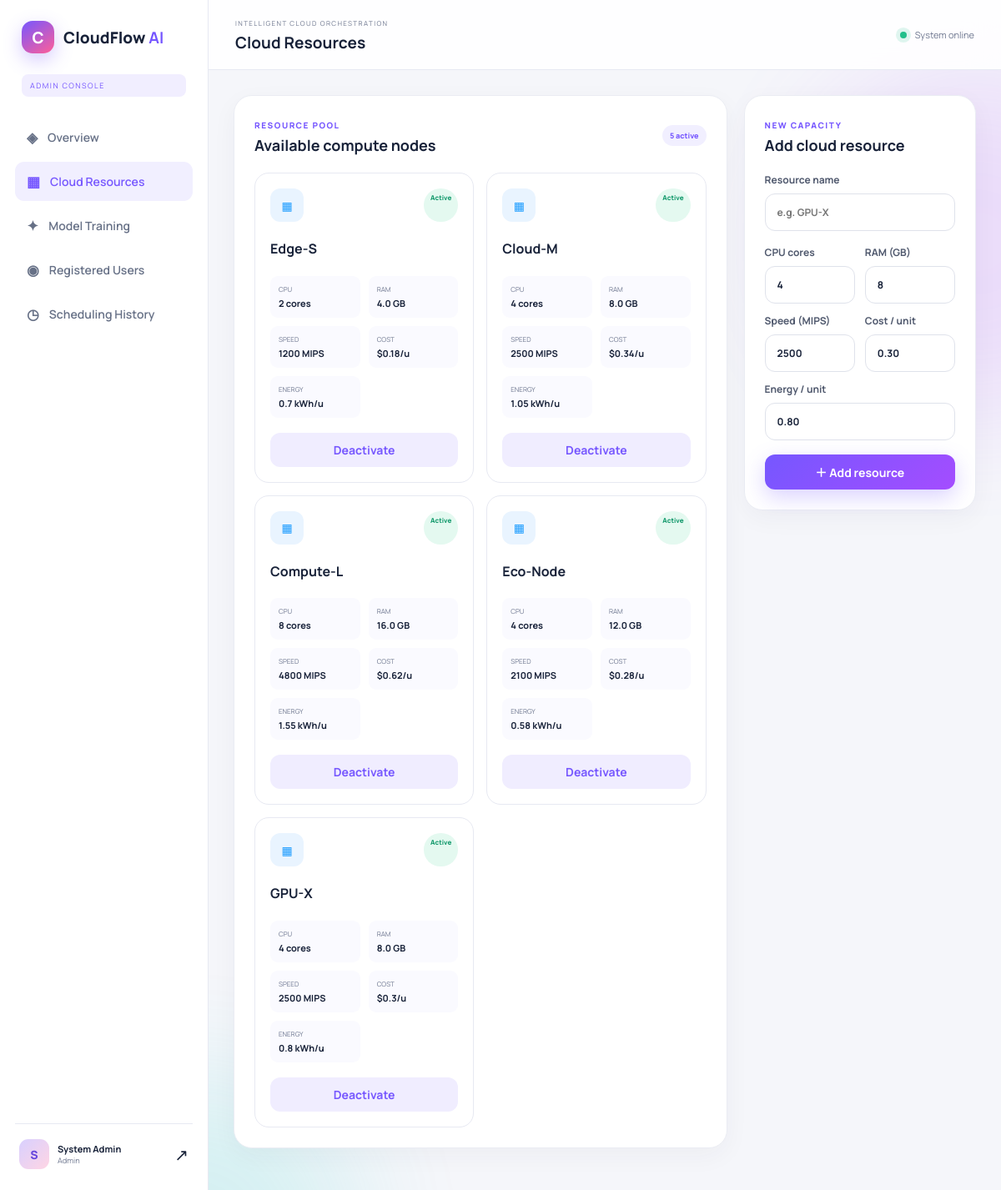
Screenshot of /admin/resources (signed in) with the database file from the repository.
### app.py (models this page shows, shortened)
class CloudResource(db.Model):
    id = db.Column(db.Integer, primary_key=True)
    name = db.Column(db.String(80), nullable=False)
    cpu = db.Column(db.Integer, nullable=False)
    ram = db.Column(db.Float, nullable=False)
    mips = db.Column(db.Float, nullable=False)
    cost = db.Column(db.Float, nullable=False)
    energy = db.Column(db.Float, nullable=False)
    active = db.Column(db.Boolean, default=True, nullable=False)

### app.py (the view, shortened to what this page needs)
    @app.route("/admin/resources", methods=["GET", "POST"])
    @admin_required
    def resources():
        return render_template("resources.html", resources=CloudResource.query.order_by(CloudResource.id).all())

### templates/resources.html (shortened to what this page needs)
{% extends 'base.html' %}
{% block page_title %}Cloud Resources{% endblock %}
{% block content %}
<div class="resource-layout"><section class="panel"><div class="panel-head"><div><small>RESOURCE POOL</small><h3>Available compute nodes</h3></div><span class="badge">{{ resources|selectattr('active')|list|length }} active</span></div><div class="resource-cards">{% for r in resources %}<article class="resource-card {{ '' if r.active else 'disabled' }}"><div class="resource-top"><span class="server-icon">▦</span><span class="status {{ 'ok' if r.active else 'late' }}">{{ 'Active' if r.active else 'Inactive' }}</span></div><h4>{{ r.name }}</h4><div class="resource-specs"><span><small>CPU</small><b>{{ r.cpu }} cores</b></span><span><small>RAM</small><b>{{ r.ram }} GB</b></span><span><small>SPEED</small><b>{{ r.mips|int }} MIPS</b></span><span><small>COST</small><b>${{ r.cost }}/u</b></span><span><small>ENERGY</small><b>{{ r.energy }} kWh/u</b></span></div><form method="post" action="{{ url_for('toggle_resource', resource_id=r.id) }}"><button class="btn btn-soft btn-block" type="submit">{{ 'Deactivate' if r.active else 'Activate' }}</button></form></article>{% endfor %}</div></section>
<section class="panel sticky-panel"><div class="panel-head"><div><small>NEW CAPACITY</small><h3>Add cloud resource</h3></div></div><form method="post" class="form-stack"><label>Resource name<input name="name" required placeholder="e.g. GPU-X"></label><div class="form-grid compact"><label>CPU cores<input type="number" name="cpu" min="1" value="4" required></label><label>RAM (GB)<input type="number" name="ram" min="1" step="0.1" value="8" required></label><label>Speed (MIPS)<input type="number" name="mips" min="100" step="10" value="2500" required></label><label>Cost / unit<input type="number" name="cost" min="0.01" step="0.01" value="0.30" required></label><label class="full">Energy / unit<input type="number" name="energy" min="0.01" step="0.01" value="0.80" required></label></div><button class="btn btn-primary btn-block" type="submit">＋ Add resource</button></form></section></div>
{% endblock %}

### static/css/style.css (style rules this page uses)
:root { --ink:#182239;--muted:#6f7890;--line:#e7e9f2;--paper:#fff;--bg:#f7f8fc;--purple:#7657ff;--purple2:#a44dff;--blue:#1a9bff;--cyan:#36d5d0;--green:#23bf8b;--orange:#ff9364;--pink:#ff5f98;--shadow:0 18px 50px rgba(38,42,75,.10);--radius:22px }
* { box-sizing:border-box }
html { scroll-behavior:smooth }
body { margin:0;color:var(--ink);font-family:Manrope,Segoe UI,sans-serif;background:var(--bg);font-size:14px }
button,input,select,textarea { font:inherit }
button { cursor:pointer }
.btn { border:0;border-radius:12px;display:inline-flex;align-items:center;justify-content:center;gap:8px;padding:11px 19px;font-weight:700;transition:.25s }
.btn-primary { color:#fff;background:linear-gradient(135deg,var(--purple),var(--purple2));box-shadow:0 9px 26px rgba(118,87,255,.27) }
.btn-soft { background:#f0edff;color:var(--purple) }
.btn-block { width:100% }
.section-heading small,.page-intro small,.welcome-card small,.admin-hero small,.training-hero small,.result-banner small,.panel-head small,.step-head small,.detail-hero small { color:var(--purple);font-weight:800;letter-spacing:1.5px;font-size:10px }
.form-stack { display:flex;flex-direction:column;gap:17px }
label { font-weight:700;font-size:12px;color:#4f586d }
input,select,textarea { display:block;width:100%;border:1px solid #dfe2eb;background:#fff;color:var(--ink);border-radius:12px;padding:13px 14px;margin-top:8px;outline:none;transition:.2s }
.app-body { background:#f5f6fa }
.panel { background:#fff;border:1px solid #eaecf3;border-radius:var(--radius);padding:24px;margin-bottom:20px;box-shadow:0 9px 30px rgba(45,48,77,.045) }
.panel-head { display:flex;align-items:center;justify-content:space-between;margin-bottom:21px }
.panel-head h3 { margin:4px 0 0;font-size:18px }
.badge,.mini-tag { font-size:9px;font-weight:800;background:#f1efff;color:var(--purple);padding:6px 9px;border-radius:20px }
.form-grid { display:grid;grid-template-columns:1fr 1fr;gap:18px }
.form-grid .full { grid-column:1/-1 }
.form-grid.compact { gap:12px }
.status { font-size:8px;font-weight:800;padding:5px 8px;border-radius:20px }
.status.ok { background:#e4f9f0;color:#159a6d }
.resource-layout { display:grid;grid-template-columns:1.7fr .8fr;gap:20px }
.resource-cards { display:grid;grid-template-columns:repeat(2,1fr);gap:15px }
.resource-card { border:1px solid var(--line);border-radius:17px;padding:18px }
.resource-top { display:flex;justify-content:space-between }
.server-icon { width:40px;height:40px;display:grid;place-items:center;border-radius:12px;background:#e9f4ff;color:var(--blue) }
.resource-card h4 { font-size:16px }
.resource-specs { display:grid;grid-template-columns:repeat(2,1fr);gap:10px;margin:18px 0 }
.resource-specs span { display:flex;flex-direction:column;background:#fafaff;padding:10px;border-radius:9px }
.resource-specs small { font-size:8px;color:var(--muted) }
.resource-specs b { font-size:11px;margin-top:4px }
.sticky-panel { align-self:start;position:sticky;top:105px }

### rows the page displays
CloudResource: active "Active", name "Edge-S", cpu "2", ram "4.0", mips "1200", cost "0.18", energy "0.7", active "Deactivate"
CloudResource: active "Active", name "Cloud-M", cpu "4", ram "8.0", mips "2500", cost "0.34", energy "1.05", active "Deactivate"
CloudResource: active "Active", name "Compute-L", cpu "8", ram "16.0", mips "4800", cost "0.62", energy "1.55", active "Deactivate"
CloudResource: active "Active", name "Eco-Node", cpu "4", ram "12.0", mips "2100", cost "0.28", energy "0.58", active "Deactivate"
CloudResource: active "Active", name "GPU-X", cpu "4", ram "8.0", mips "2500", cost "0.3", energy "0.8", active "Deactivate"

### other values shown
{{ session.get('role', 'user')|upper }} "ADMIN"
{{ session.get('name','U')[0] }} "S"
{{ session.get('name') }} "System Admin"
{{ session.get('role')|title }} "Admin"
{{ resources|selectattr('active')|list|length }} "5"
